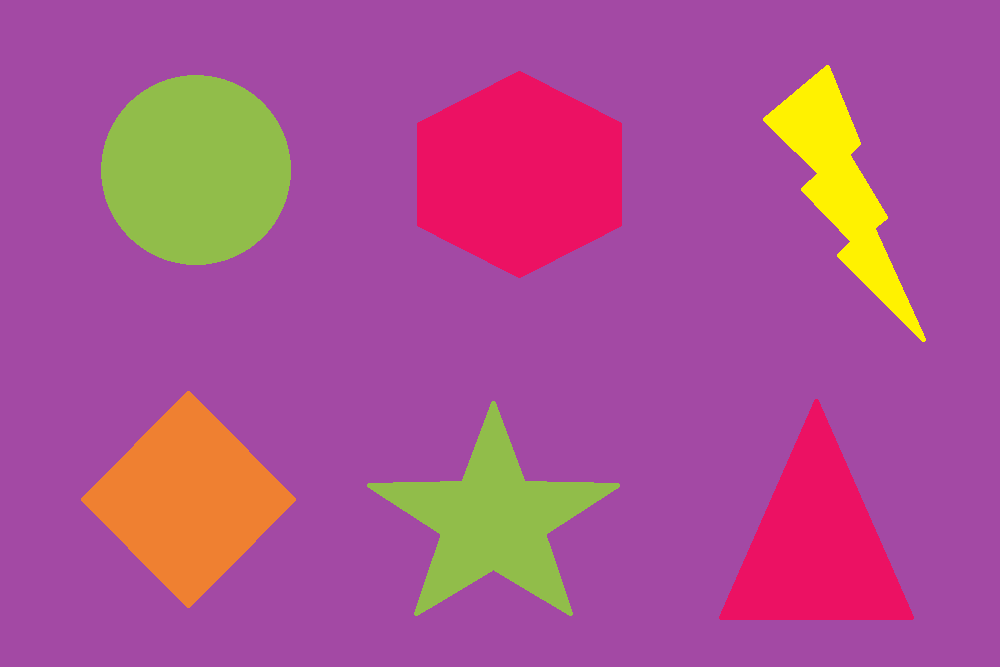
#> input picture algoritmo_8__operaciones_mascaras_de_imagen/ejercicio1.png, 1000 x 667 px
$ python 01_ejercicio_1_mascara_1.py
#> lines starting #> are read from the running program, lines starting #| are printed output that depends on the picture; after the words box and inside, x2 and y2 are one past the last pixel; in counts of white or black regions, pixels touching at a corner belong together
import cv2

img = cv2.imread('ejercicio1.png')
#> img is the input picture: shape (667, 1000, 3); mean B, G, R 144.9, 82.1, 172.1
hsv = cv2.cvtColor(img, cv2.COLOR_BGR2HSV)
#> hsv: shape (667, 1000, 3); mean H, S, V 136.4, 154.2, 176.1

mask_i = cv2.inRange(hsv,(150,0,0),(150,255,255))
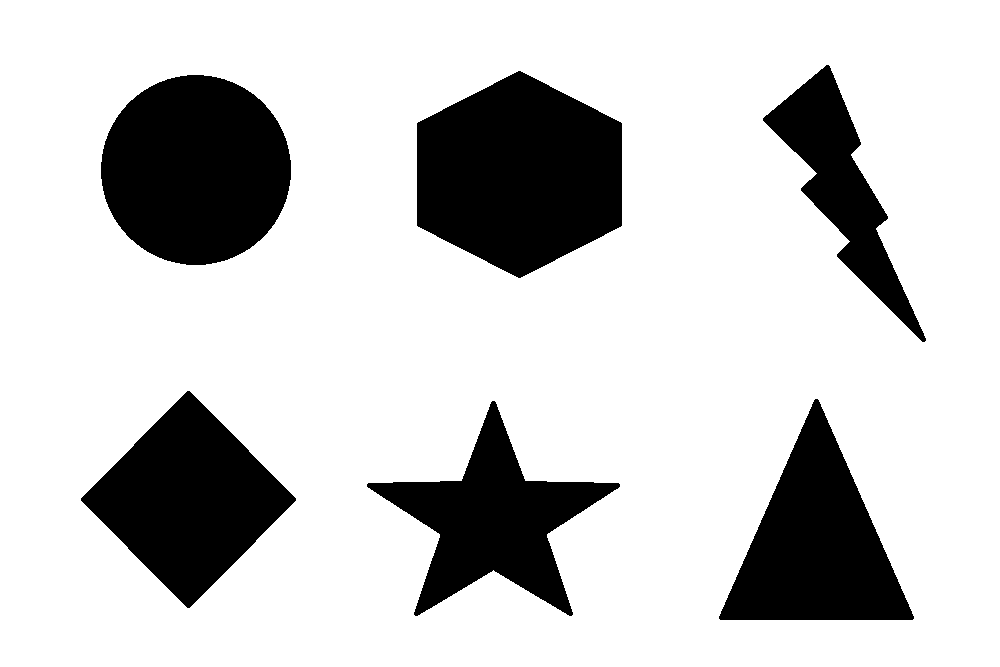
#> mask_i: shape (667, 1000); 79.2% white; 6 black regions, box (x1, y1, x2, y2) and area: (417, 71, 622, 278) 31845, (101, 75, 291, 265) 28306, (81, 391, 296, 608) 23784, (719, 399, 914, 620) 22192, (367, 401, 620, 616) 19913, (763, 65, 926, 342) 12970

mask = cv2.bitwise_not(mask_i)
img_2 = cv2.bitwise_and(img, img, mask=mask)
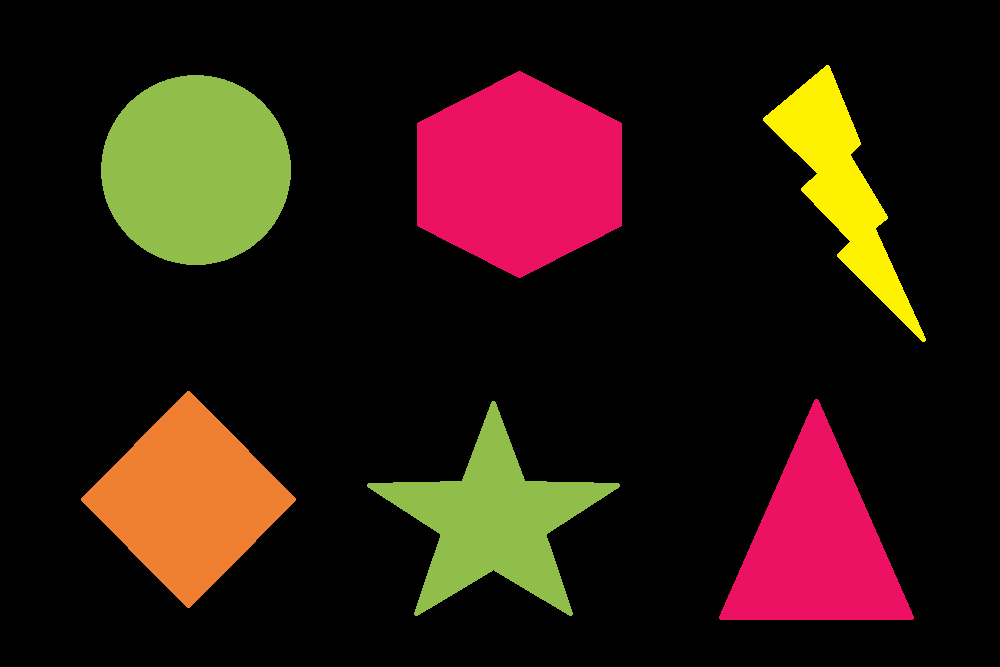
#> img_2: shape (667, 1000, 3); mean B, G, R 15.1, 24.3, 43.1

cv2.imshow('Imagen original',img)
cv2.imshow('Imagen 1.1. cv2.inRange(hsv,(150,0,0),(150,255,255))', img_2)
cv2.waitKey(0)
